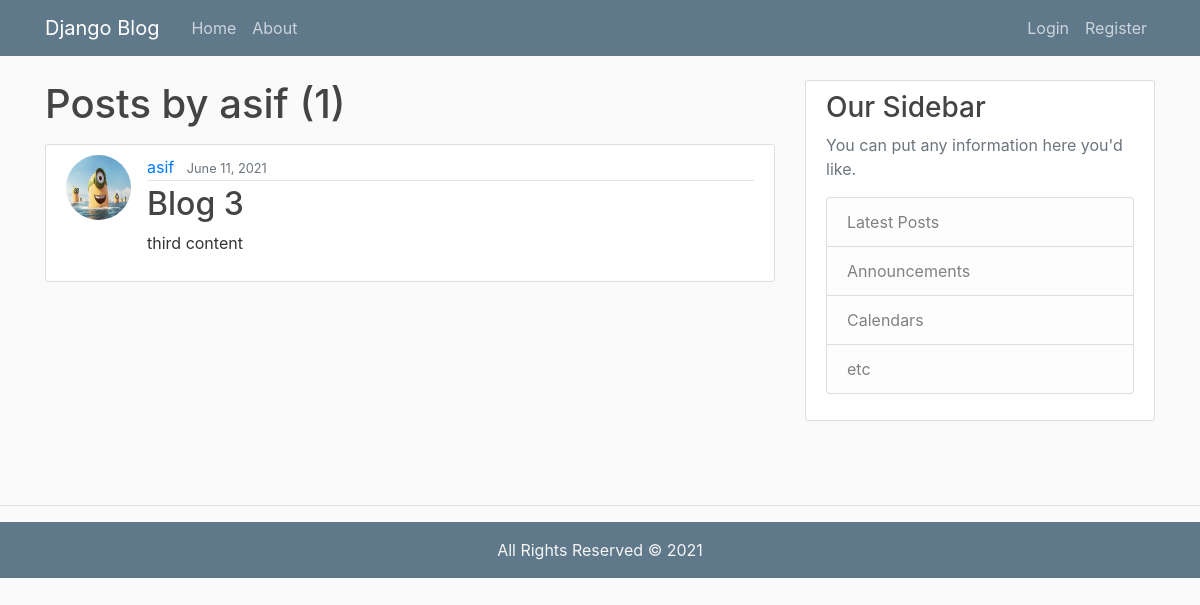
/user/asif/, run on an earlier commit of the app's database.
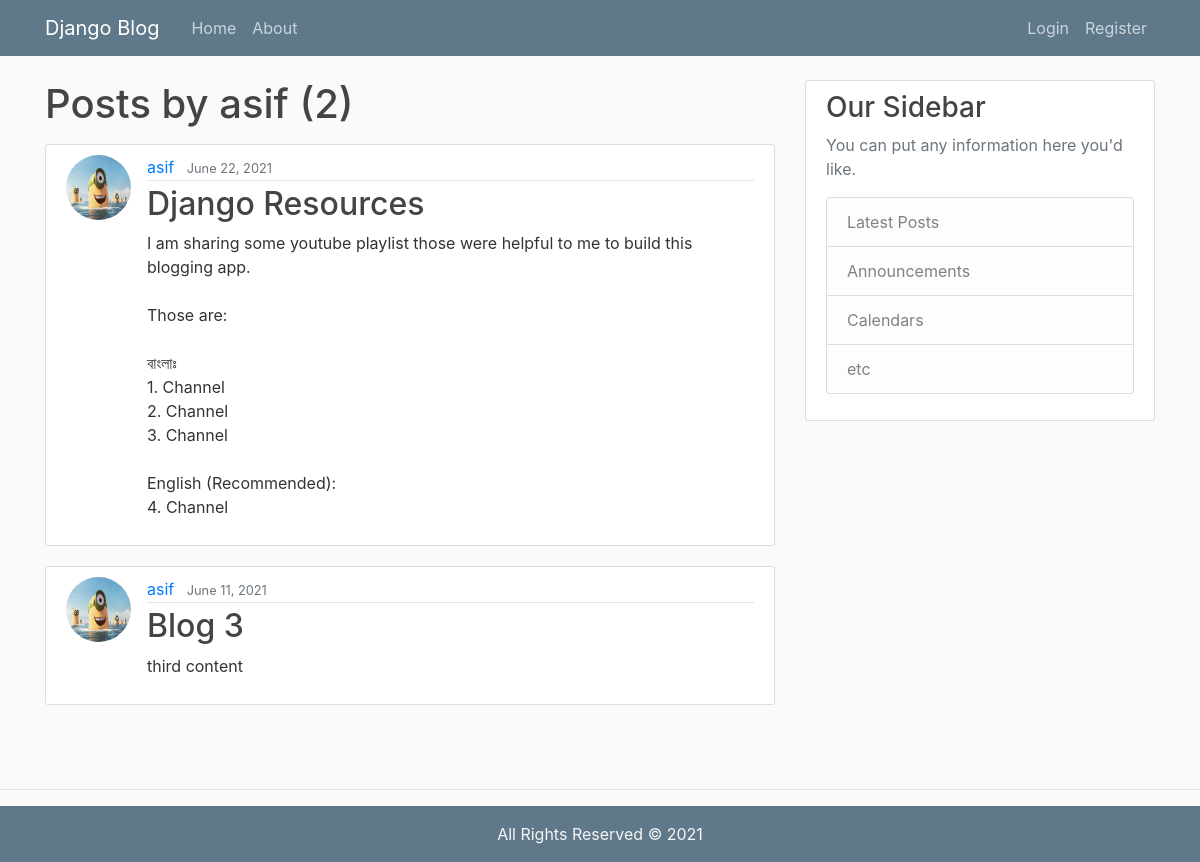
And on a later commit of the database.
### blog/models.py (models this page shows, shortened)
class Post(models.Model):
    title = models.CharField(max_length=200)
    content = models.TextField()
    date_posted = models.DateTimeField(auto_now_add=True)
    author = models.ForeignKey(User, on_delete=models.CASCADE)

### users/models.py (models this page shows, shortened)
class Profile(models.Model):
    user = models.OneToOneField(User, on_delete=models.CASCADE)
    image = models.ImageField(default='default.jpg', upload_to = 'profile_pics')

### blog/views.py (the view)
# urls.py: path('user/<str:username>/',UserPostListView.as_view(),name='user_posts'),
class UserPostListView(ListView):
    model = Post
    template_name = 'blog/user_posts.html'
    context_object_name = 'posts'
    paginate_by = 5
    def get_queryset(self):
        user = get_object_or_404(User,username=self.kwargs.get('username'))
        return Post.objects.filter(author=user).order_by('-date_posted')

### blog/templates/blog/user_posts.html (shortened to what this page needs)
{% extends 'blog/base.html' %}
{% block content %}
        <h1 class="mb-3">Posts by {{ view.kwargs.username }} ({{ page_obj.paginator.count }}) </h1>
    {% for p in posts %}
        <article class="media content-section">
            <img src="{{ p.author.profile.image.url }} " class='rounded-circle article-img'>
            <div class="media-body">
                <div class="article-metadata">
                    <a class="mr-2" href="{% url 'user_posts' p.author.username %} ">{{ p.author }} </a>
                    <small class="text-muted" > {{ p.date_posted|date:"F d, Y" }} </small>
                </div>
                <h2><a class="article-title" href="{% url 'post_detail' p.id %} ">{{ p.title }} </a></h2>
                <p class="article-content" >{{ p.content }} </p>
            </div>
        </article>
    {% endfor %}
{% endblock content %}

What changed in the data, as far as the page shows it:
added Post: author.profile.image (picture), author "asif", date_posted "June 22, 2021", title "Django Resources", content "I am sharing some youtube playlist those were helpful to me to build this blogging app. Those are: বাংলাঃ 1. Channel 2. Channel 3. Channel English (Recommended): 4. Channel"
Also different on the page:
{{ page_obj.paginator.count }}: "1" → "2"
